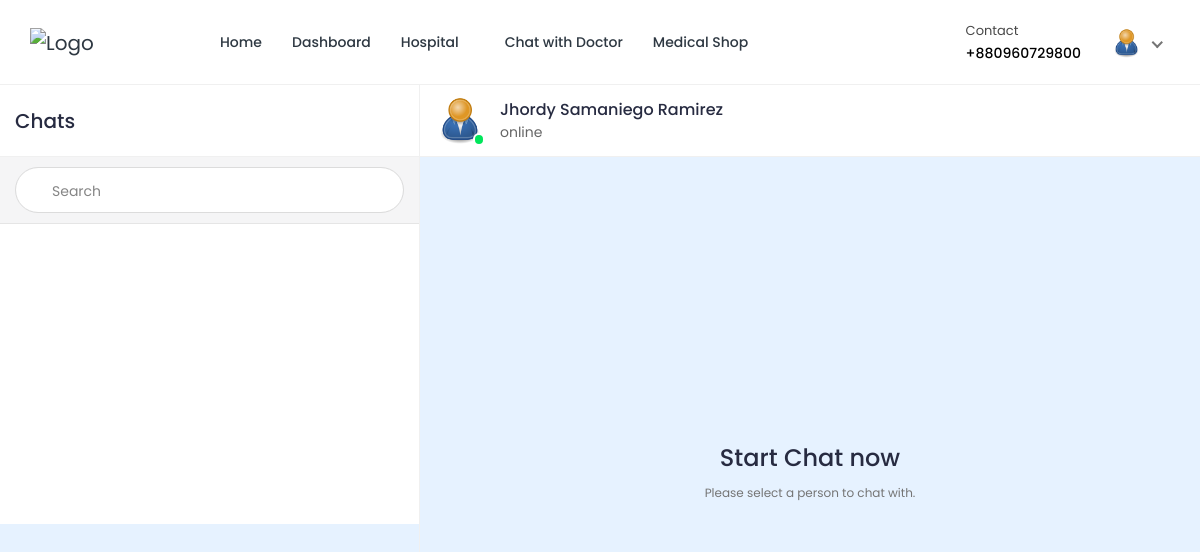
/chat/home/24/ (signed in), run on the app's committed database.
### hospital/models.py (models this page shows, shortened)
class Patient(models.Model):
    patient_id = models.AutoField(primary_key=True)
    user = models.OneToOneField(User, on_delete=models.CASCADE, null=True, blank=True, related_name='patient')
    name = models.CharField(max_length=200, null=True, blank=True)
    username = models.CharField(max_length=200, null=True, blank=True)
    age = models.IntegerField(null=True, blank=True)
    email = models.EmailField(max_length=200, null=True, blank=True)
    phone_number = models.IntegerField(null=True, blank=True)
    address = models.CharField(max_length=200, null=True, blank=True)
    featured_image = models.ImageField(upload_to='patients/avatars/', null=True, blank=True)
    blood_group = models.CharField(max_length=200, null=True, blank=True)
    history = models.CharField(max_length=200, null=True, blank=True)
    dob = models.CharField(max_length=200, null=True, blank=True)
    nid = models.CharField(max_length=200, null=True, blank=True)
    serial_number = models.CharField(max_length=200, null=True, blank=True)
    login_status = models.CharField(max_length=200, null=True, blank=True, default="offline")

### ChatApp/views.py (the view, shortened to what this page needs)
# urls.py: path('', views.home, name='chat-home'),
@csrf_exempt
@login_required(login_url='login')
@cache_control(no_cache=True, must_revalidate=True, no_store=True)
def home(request,pk):
    if request.user.is_patient:
            User = get_user_model()
            users = User.objects.all()
            patients = Patient.objects.get(user_id=pk)
            appointments = Appointment.objects.filter(patient=patients).filter(appointment_status='confirmed')
            doctor= Doctor_Information.objects.filter(appointment__in=appointments)
            chats = {}
            if request.method == 'GET' and 'u' in request.GET:
                chats = chatMessages.objects.filter(Q(user_from=request.user.id, user_to=request.GET['u']) | Q(user_from=request.GET['u'], user_to=request.user.id))
                chats = chats.order_by('date_created')
                doc = Doctor_Information.objects.get(user_id=request.GET['u'])
                context = {
                "page":"home",
                "users":users,
                "chats":chats,
                "patient":patients,
                "doctor":doctor,
                "doc":doc,
                "app":appointments,
                "chat_id": int(request.GET['u'] if request.method == 'GET' and 'u' in request.GET else 0)
            }
            else:
                context = {
                    "page":"home",
                    "users":users,
                    "chats":chats,
                    "patient":patients,
                    "doctor":doctor,
                    "app":appointments,
                    "chat_id": int(request.GET['u'] if request.method == 'GET' and 'u' in request.GET else 0)
                }
            print(request.GET['u'] if request.method == 'GET' and 'u' in request.GET else 0)
            return render(request,"chat.html",context)

### templates/chat.html (shortened to what this page needs)
{% load static %}
{%load tz%}
<!DOCTYPE html>
<html lang="en">
<head>
		<link rel="stylesheet" href="{% static 'HealthStack-System/css/Normal/bootstrap.min.css' %}">
		<link rel="stylesheet" href="{% static 'HealthStack-System/plugins/Normal/fontawesome/css/fontawesome.min.css' %}">
		<link rel="stylesheet" href="{% static 'HealthStack-System/plugins/Normal/fontawesome/css/all.min.css' %}">
		<link rel="stylesheet" href="{% static 'HealthStack-System/css/Normal/style.css' %}">
		<link rel="stylesheet" href="{% static 'HealthStack-System/plugins/Normal/fancybox/jquery.fancybox.min.css'%}">
	</head>
	<body class="chat-page">
		<div class="main-wrapper">
			<header class="header">{% include 'patient_navbar.html' %}</header>
			<div class="content">
				<div class="container-fluid">
					<div class="row">
						<div class="col-xl-12">
							<div class="chat-window">
								<div class="chat-cont-left">
									<div class="chat-header">
										<span>Chats</span>
									</div>
									<form class="chat-search" method="GET" action = "{% url 'chat-home' pk=user.id %}">
										<div class="input-group">
											<div class="input-group-prepend">
											</div>
											<input type="text" class="form-control" placeholder="Search" name="search">
										</div>
									</form>
									<div class="chat-users-list">
										<div class="chat-scroll">
										</div>
									</div>
								</div>
								<div class="chat-cont-right">
									<div class="chat-header">
										<div class="media">
											<div class="media-img-wrap">
												<div class="avatar avatar-online">
													<img src="{{patient.featured_image.url}}" alt="User Image" class="avatar-img rounded-circle">
												</div>
											</div>
											<div class="media-body">
												<div class="user-name">{{patient.name}}</div>
												<div class="user-status">online</div>
											</div>
										</div>
									</div>
									{% if not chat_id > 0 %}
										<div class="d-flex flex-column justify-content-center align-items-center" style="height: 650px;">
											<h3>Start Chat now</h3>
											<p><small class="text-muted">Please select a person to chat with.</small></p>
										</div>
									{% endif %}
								</div>
							</div>
						</div>
					</div>
				</div>
			</div>
	</body>
</html>

### templates/patient_navbar.html (shortened to what this page needs)
{% load static %}
<nav class="navbar navbar-expand-lg header-nav">
  <div class="navbar-header">
    <a href="{% url 'hospital_home'%}" class="navbar-brand logo">
      <img
        src="{% static 'HealthStack-System/images/Normal/logo.jpg' %}"
        class="img-fluid"
        alt="Logo"
      />
    </a>
  </div>
  <div class="main-menu-wrapper">
    <ul class="main-nav">
      <li>
        <a href="{% url 'hospital_home'%}">Home</a>
      </li>
      <li>
        <a href="{% url 'patient-dashboard' %}">Dashboard</a>
      </li>
      <li class="has-submenu">
        <a href="#">Hospital <i class="fas fa-chevron-down"></i></a>
      </li>
      {% if user.is_authenticated and user.is_patient %}
      <li>
        <a href="{% url 'chat-home' pk=user.id %}">Chat with Doctor</a>
      </li>
      {% endif %}
      <li>
        <a href="{% url 'pharmacy_shop' %}">Medical Shop</a>
      </li>
    </ul>
  </div>
  <ul class="nav header-navbar-rht">
    <li class="nav-item contact-item">
      <div class="header-contact-img">
        <i class="far fa-hospital"></i>
      </div>
      <div class="header-contact-detail">
        <p class="contact-header">Contact</p>
        <p class="contact-info-header">+880{{patient.phone_number}}</p>
      </div>
    </li>
    <li class="nav-item dropdown has-arrow logged-item">
      <a href="#" class="dropdown-toggle nav-link" data-toggle="dropdown">
        <span class="user-img">
          <img
            class="rounded-circle"
            src="{{patient.featured_image.url}}"
            width="31"
            alt="Jhordy Samaniego"
          />
        </span>
      </a>
    </li>
  </ul>
</nav>

### data on the page
Patient: phone_number "960729800", featured_image (placeholder picture), name "Jhordy Samaniego Ramirez"
